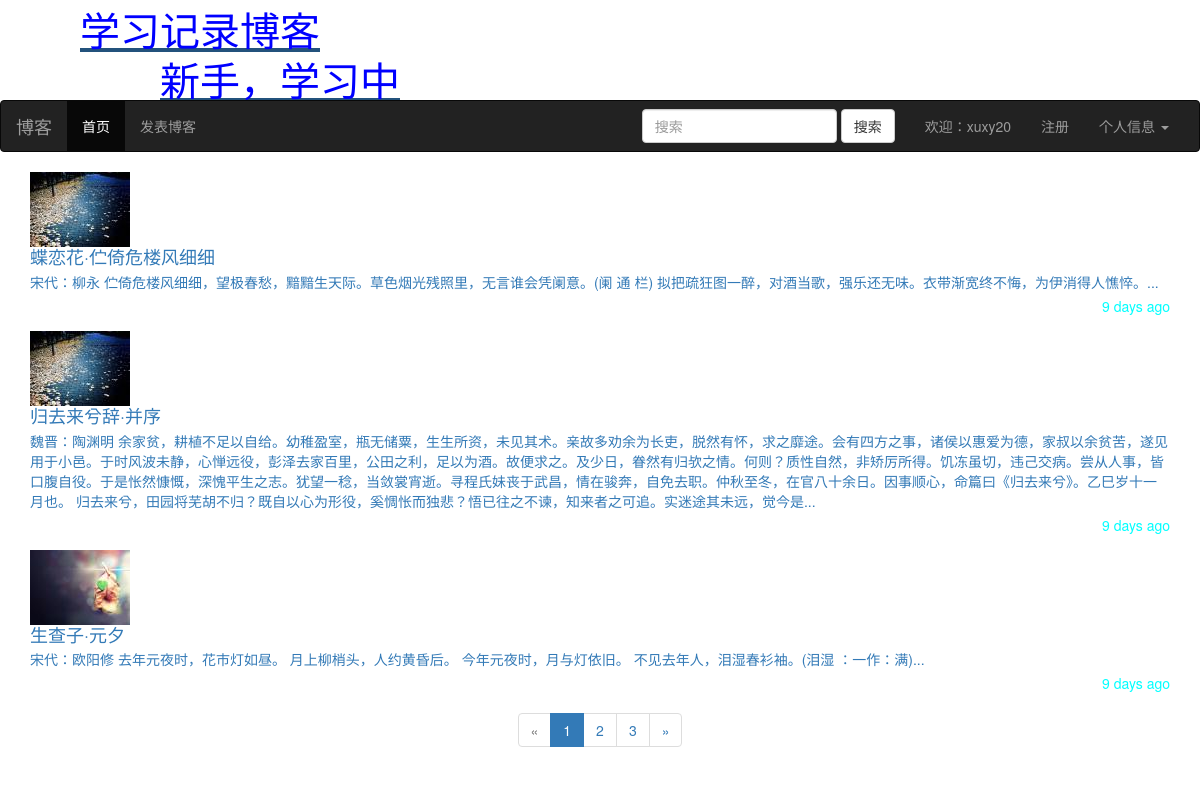
Page /search/ (signed in) on the committed database.
### app/models/user.py (models this page shows, shortened)
class User(UserMixin, db.Model, DB):
    id = db.Column(db.Integer, primary_key=True)
    username = db.Column(db.String(12), index=True)
    password_hash = db.Column(db.String(120))
    email = db.Column(db.String(50), index=True)
    age = db.Column(db.Integer, default=18)
    sex = db.Column(db.Boolean, default=True)
    timestamp = db.Column(db.DateTime, default=datetime.utcnow())  # 时间
    attention = db.Column(db.Text, default='0')
    icon = db.Column(db.String(70), default='default.jpg')
    confirm = db.Column(db.Boolean, default=False)  # 账号是否激活，默认未激活
    """
    posts 是当前user模型的关联属性，可以通过当前用户获取该用户发表的博客
    参数：
        Posts: 建立关联的模型
        backref: 给关联的模型添加字段属性 user
        lazy： 加载时机， 返回查询集，可以再次进行二次过滤：User.query+过滤器，如果
                不加lazy属性，则返回结果的列表
    """
    posts = db.relationship('Posts', backref='user', lazy='dynamic')
    comment = db.relationship(
        'Comment', backref='comment_user', lazy='dynamic')
    favorites = db.relationship('Posts', secondary='collections', backref=db.backref(
        'users', lazy='dynamic'), lazy='dynamic')
    @property
    def password(self):
        raise AttributeError('该属性不可读')

### app/models/posts.py (models this page shows)
class Posts(db.Model, DB):
    id = db.Column(db.Integer, primary_key=True)
    title = db.Column(db.String(50), index=True)
    article = db.Column(db.Text)
    pid = db.Column(db.Integer, default=0)  # 无限级分类，多级评论用，comment id
    path = db.Column(db.String(255), default='0,')
    visit = db.Column(db.Integer, default=0)  # 访问量
    timestamp = db.Column(db.DateTime, default=datetime.utcnow())  # 时间
    state = db.Column(db.Boolean, default=True)  # 是否设为他人可见
    uid = db.Column(db.Integer, db.ForeignKey('user.id'))  # 添加外键，可以通过博客获取作者，也可以通过作者查询博客
    comment = db.relationship('Comment', backref='post', lazy='dynamic')

### app/views/posts.py (the view)
@posts.route('/search/', methods=['POST', 'GET'])
def search():
    search_info = request.form.get('search', '')
    if not search_info:
        search_info = request.args.get('search', '')
    try:
        page = int(request.arges.get('search', 1))
    except:
        page = 1
    pagination = Posts.query.filter(or_(Posts.title.contains(search_info), Posts.article.contains(search_info)),
                                    Posts.pid == 0, Posts.state == True).order_by(Posts.timestamp.desc()).paginate(
        page, current_app.config['PAGE_NUM'], False)
    data = pagination.items
    return render_template('posts/search_detail.html', data=data, search_info=search_info, pagination=pagination)

### app/__init__.py (called while the page is built)
def add_filter(app):
    @app.template_filter()
    def showEllipsis(str, length=5):
        if len(str) > length:
            str = str[0:300] + '...'
        return str
    @app.template_filter()
    def replace_red(str, search_info):
        if str:
            str = str.replace(search_info, '<span style=color:red;>'+search_info+'</span>')
        return str

### app/models/user.py (called while the page is built)
@login_manager.user_loader  # 这个装饰器会自动查找最新的User对象
def user_loader(userid):
    return User.query.get(int(userid))

### app/templates/posts/search_detail.html (shortened to what this page needs)
{% extends'common/base.html' %}
{% block page_content %}
    {% for row in data %}
        <div class="media">
            <div class="media-left media-middle">
                <a href="#">
                    <img class="media-object" src="{{ url_for('static', filename='upload/'+row.user.icon, _external=True) }}" alt="...">
                </a>
            </div>
            <a href="{{ url_for('posts.posts_detail', id=row.id) }}">
                <div class="media-body">
                    <h4 class="media-heading">{{ row.title|replace_red(search_info)|safe }}</h4>
                    {{ row.article|striptags|showEllipsis|replace_red(search_info)|safe }}
                </div>
                </a>
                <br>
                <span style="float: right; font-size: 14px; color: aqua;">{{ moment(row.timestamp).fromNow() }}</span>
        </div>
    {% endfor %}
    {% from 'common/page_macro.html' import page_macro %}
    {{ page_macro('posts.search', pagination, search=search_info) }}
{% endblock %}

### app/templates/common/base.html (shortened to what this page needs)
{% extends 'bootstrap/base.html' %}
{% block navbar %}
        <a href="{{ url_for('main.index') }}">
        <div style="height: 50px; color: blue; font-size: 40px; margin-left: 80px">学习记录博客</div>
            <div style="font-size: 40px; height: 50px; color: blue; margin-left: 160px">新手，学习中</div></a>
    <nav class="navbar navbar-inverse">
        <div class="container-fluid">
            <div class="navbar-header">
                <a class="navbar-brand" href="#">博客</a>
            </div>
            <div class="collapse navbar-collapse" id="bs-example-navbar-collapse-1">
                <ul class="nav navbar-nav">
                    <li class="active"><a href="{{ url_for('main.index') }}">首页</a></li>
                    <li><a href="{{ url_for('posts.send_posts') }}">发表博客</a></li>
                </ul>
                <ul class="nav navbar-nav navbar-right">
                    <form class="navbar-form navbar-left" method="post" action="{{ url_for('posts.search') }}">
                        <div class="form-group">
                            <input type="text" class="form-control" placeholder="搜索" name="search">
                        </div>
                        <button type="submit" class="btn btn-default">搜索</button>
                    </form>
                    {% if current_user.is_authenticated %}
                        <li><a>欢迎：{{ current_user.username }}</a></li>
                    {% else %}
                        <li><a href="{{ url_for('user.login') }}">登陆</a></li>
                    {% endif %}
                    <li><a href="{{ url_for('user.register') }}">注册</a></li>
                    <li class="dropdown">
                        <a href="#" class="dropdown-toggle" data-toggle="dropdown" role="button"
                           aria-haspopup="true"
                           aria-expanded="false">个人信息 <span class="caret"></span></a>
                    </li>
                </ul>
            </div>
        </div>
    </nav>
{%- endblock navbar %}
{% block content %}
    <div class="container">
        {% block page_content %}
        {% endblock %}
    </div>
{% endblock %}

### rows in the picture
User: username "xuxy20"
Posts: icon (placeholder picture), title "蝶 恋 花 · 伫 倚 危 楼 风 细 细", article|showEllipsis "宋 代 ： 柳 永 伫 倚 危 楼 风 细 细 ， 望 极 春 愁 ， 黯 黯 生 天 际 。 草 色 烟 光 残 照 里 ， 无 言 谁 会 凭 阑 意 。 ( 阑 通 栏 ) 拟 把 疏 狂 图 一 醉 ， 对 酒 当 歌 ， 强 乐 还 无 味 。 衣 带 渐 宽 终 不 悔 ， 为 伊 消 得 人 憔 悴 。 . . .", timestamp "9 days ago"
Posts: icon (placeholder picture), title "归 去 来 兮 辞 · 并 序", article|showEllipsis "魏 晋 ： 陶 渊 明 余 家 贫 ， 耕 植 不 足 以 自 给 。 幼 稚 盈 室 ， 瓶 无 储 粟 ， 生 生 所 资 ， 未 见 其 术 。 亲 故 多 劝 余 为 长 吏 ， 脱 然 有 怀 ， 求 之 靡 途 。 会 有 四 方 之 事 ， 诸 侯 以 惠 爱 为 德 ， 家 叔 以 余 贫 苦 ， 遂 见 用 于 小 邑 。 于 时 风 波 未 静 ， 心 惮 远 役 ， 彭 泽 去 家 百 里 ， 公 田 之 利 ， 足 以 为 酒 。 故 便 求 之 。 及 少 日 ， 眷 然 有 归 欤 之 情 。 何 则 ？ 质 性 自 然 ， 非 矫 厉 所 得 。 饥 冻 虽 切 ， 违 己 交 病 。 尝 从 人 事 ， 皆 口 腹 自 役 。 于 是 怅 然 慷 慨 ， 深 愧 平 生 之 志 。 犹 望 一 稔 ， 当 敛 裳 宵 逝 。 寻 程 氏 妹 丧 于 武 昌 ， 情 在 骏 奔 ， 自 免 去 职 。 仲 秋 至 冬 ， 在 官 八 十 余 日 。 因 事 顺 心 ， 命 篇 曰 《 归 去 来 兮 》 。 乙 巳 岁 十 一 月 也 。 归 去 来 兮 ， 田 园 将 芜 胡 不 归 ？ 既 自 以 心 为 形 役 ， 奚 惆 怅 而 独 悲 ？ 悟 已 往 之 不 谏 ， 知 来 者 之 可 追 。 实 迷 途 其 未 远 ， 觉 今 是 . . .", timestamp "9 days ago"
Posts: icon (picture), title "生 查 子 · 元 夕", article|showEllipsis "宋 代 ： 欧 阳 修 去 年 元 夜 时 ， 花 市 灯 如 昼 。 月 上 柳 梢 头 ， 人 约 黄 昏 后 。 今 年 元 夜 时 ， 月 与 灯 依 旧 。 不 见 去 年 人 ， 泪 湿 春 衫 袖 。 ( 泪 湿 ： 一 作 ： 满 ) . . .", timestamp "9 days ago"

### other values in the picture
{{ page }} "1" "2" "3"
